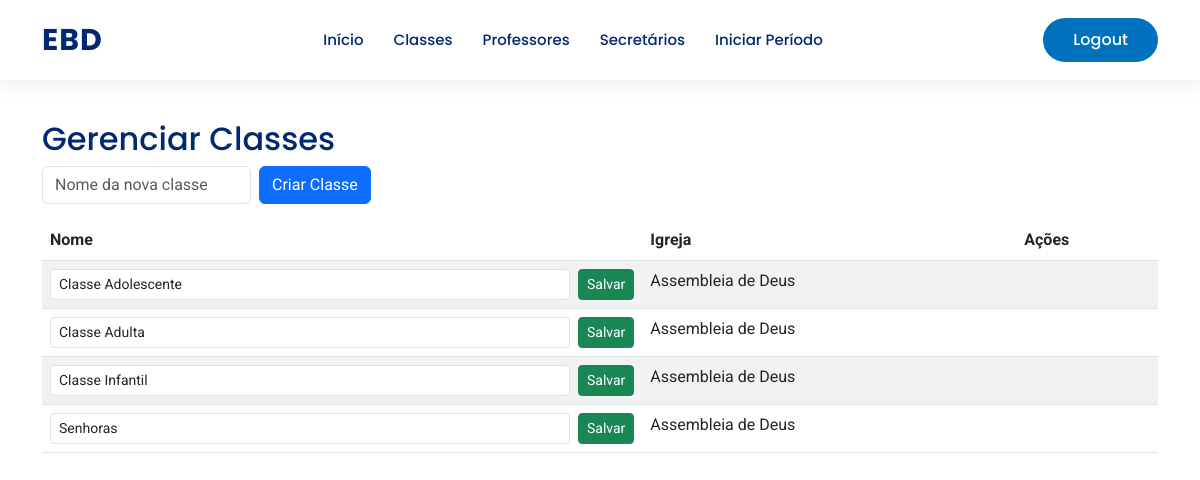
/classes/list/ (signed in), run on an earlier commit of the app's database.
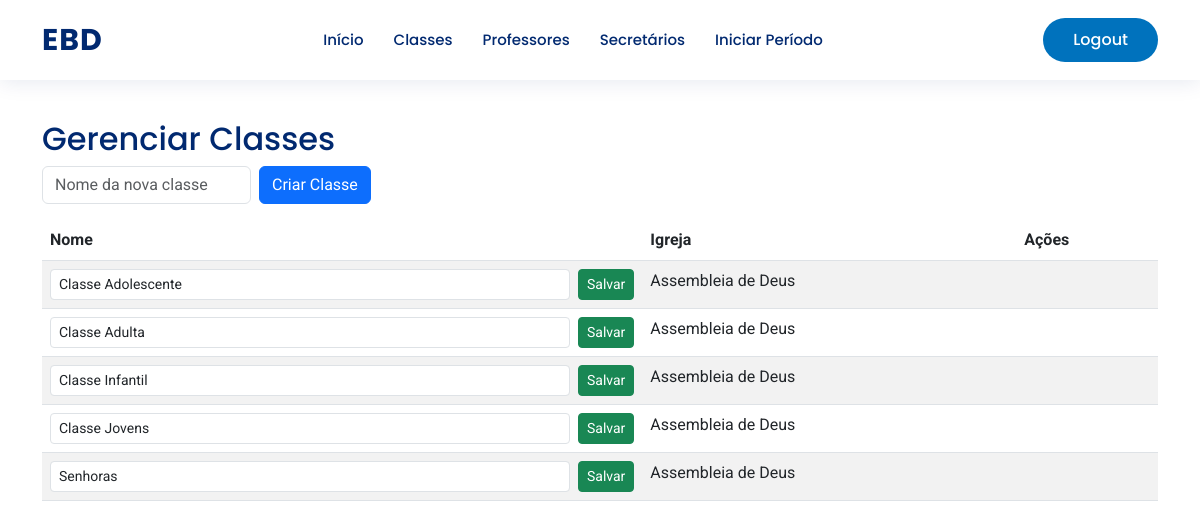
And on a later commit of the database.
### base/models.py (models this page shows, shortened)
class Classe(models.Model):
    igreja = models.ForeignKey(Igreja, on_delete=models.PROTECT, related_name="classes")
    nome = models.CharField("Nome da Classe", max_length=100)
    class Meta:
        verbose_name = "Classe"
        verbose_name_plural = "Classes"
        ordering = ["igreja", "nome"]

class Igreja(models.Model):
    nome = models.CharField("Nome da Igreja", max_length=100, unique=True)
    class Meta:
        verbose_name = "Igreja"
        verbose_name_plural = "Igrejas"
        ordering = ["nome"]

### base/views.py (the view)
# urls.py: path('classes/list/', views.classe_list, name='classe_list'),
@user_passes_test(is_superintendente)
@user_passes_test(is_superintendente)
def classe_list(request):
    classes = Classe.objects.all()
    return render(request, 'classe_list.html', {'classes': classes})

### base/views.py (called while the page is built)
def is_superintendente(user): return user.is_authenticated and user.role == 'superintendente'

### base/templates/classe_list.html (shortened to what this page needs)
{% extends 'tela_inicial/layout_base.html' %}
{% block conteudo %}
<div class="container py-4">
  <h2>Gerenciar Classes</h2>
  <form method="post" action="{% url 'classe_create' %}" class="row g-2 align-items-center mb-3">
    <div class="col-auto">
      <input type="text" name="nome" class="form-control" placeholder="Nome da nova classe" required>
    </div>
    <div class="col-auto">
      <button type="submit" class="btn btn-primary">Criar Classe</button>
    </div>
  </form>
  <table class="table table-striped mt-3">
    <thead>
      <tr>
        <th>Nome</th>
        <th>Igreja</th>
        <th>Ações</th>
      </tr>
    </thead>
    <tbody>
      {% for c in classes %}
      <tr>
        <td>
          <form method="post" action="{% url 'classe_edit' c.id %}" class="d-flex">
            <input type="text" name="nome" value="{{ c.nome }}" class="form-control form-control-sm me-2" required>
            <button type="submit" class="btn btn-sm btn-success">Salvar</button>
          </form>
        </td>
        <td>
          {% if c.igreja %}
            {{ c.igreja.nome }}
          {% else %}
            -
          {% endif %}
        </td>
        <td>
        </td>
      </tr>
      {% empty %}
      <tr>
        <td colspan="3" class="text-center">Nenhuma classe cadastrada.</td>
      </tr>
      {% endfor %}
    </tbody>
  </table>
</div>
{% endblock conteudo %}

What changed in the data, as far as the page shows it:
added Classe: nome "Classe Jovens", igreja.nome "Assembleia de Deus"
